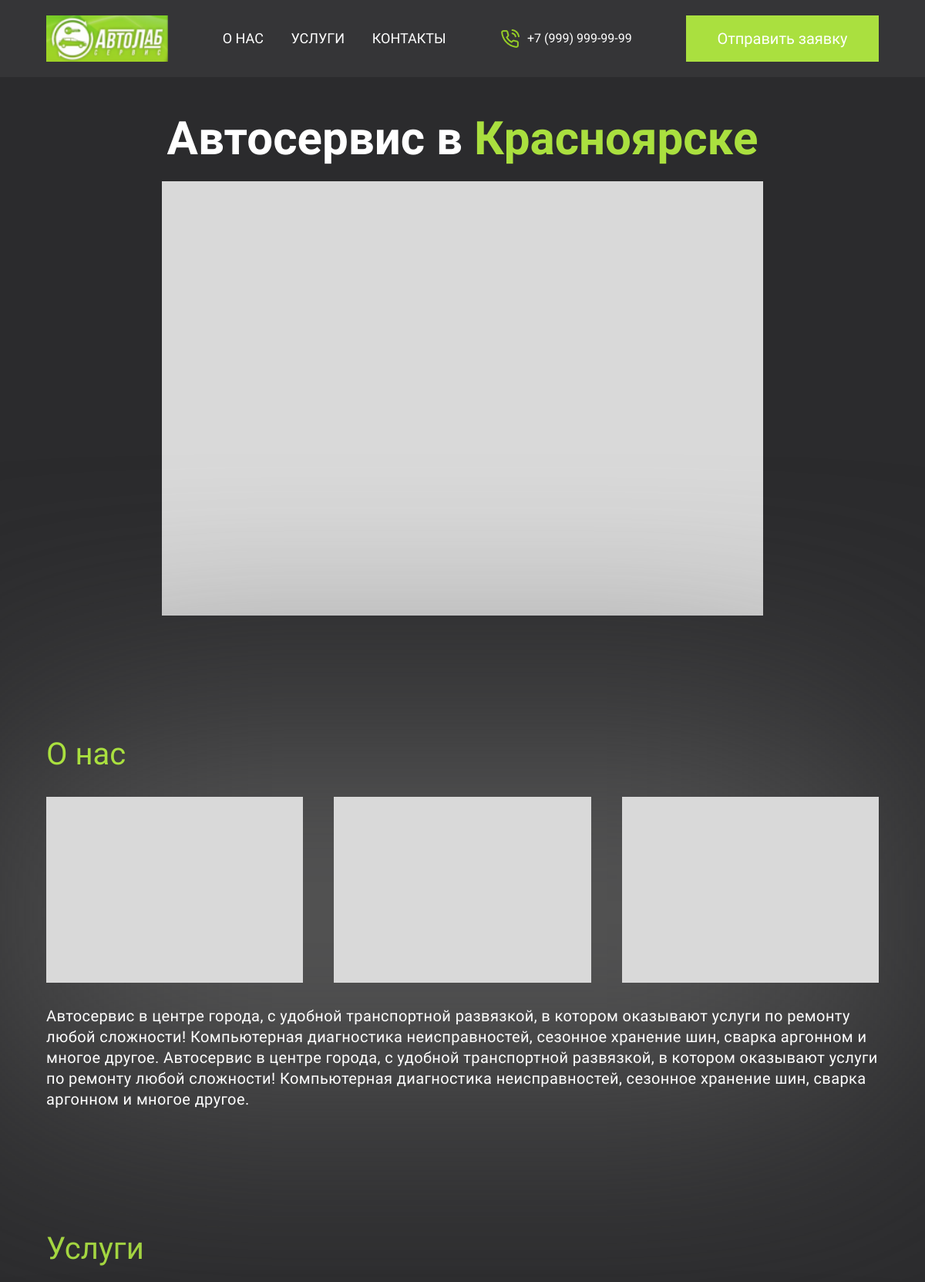
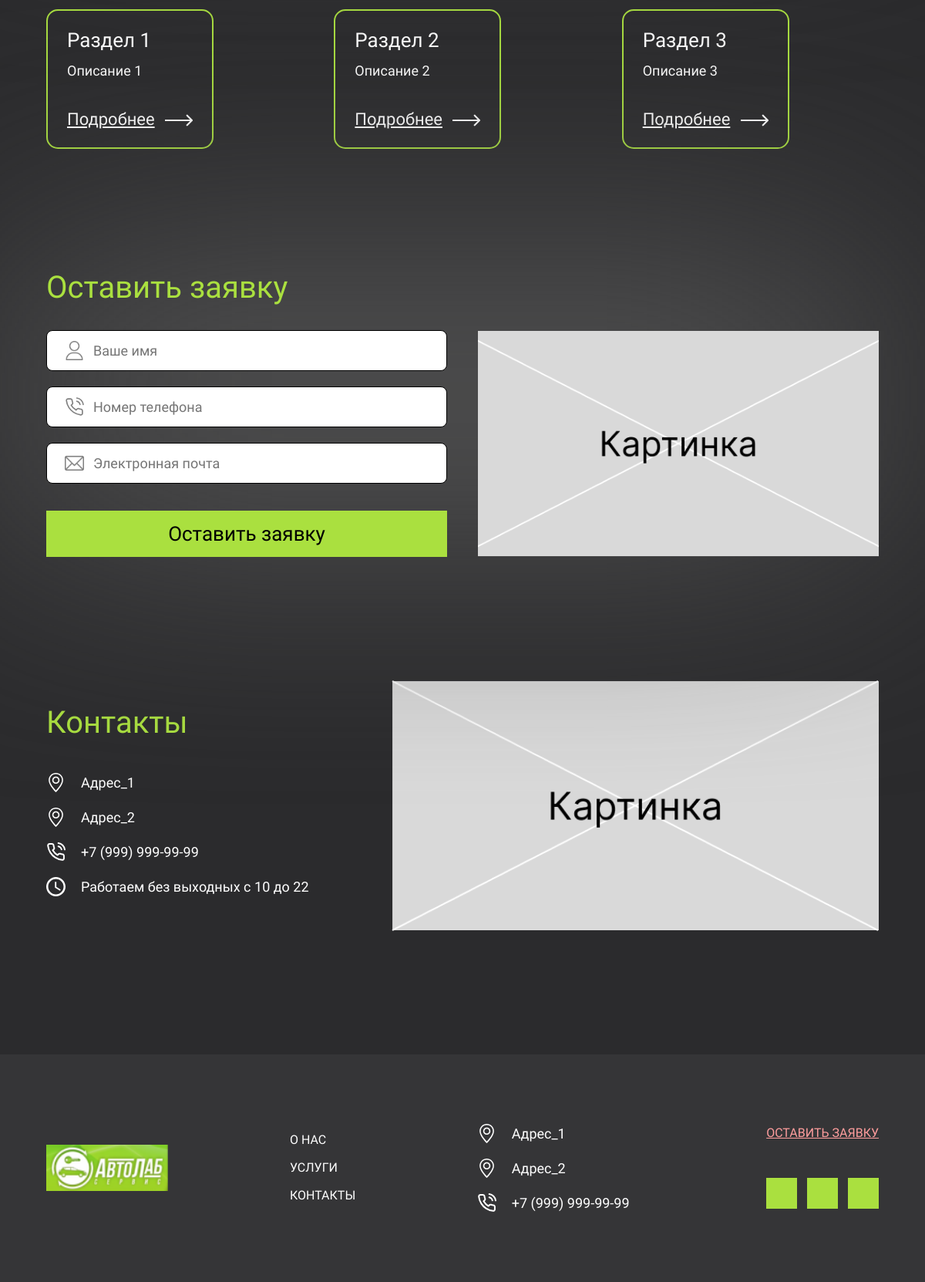
The page / on the database its author committed (2 pictures, top to bottom).
### main_app/models.py (models this page shows, shortened)
class Section(models.Model):
    title = models.CharField(
        max_length=64,
        verbose_name=_('Название'),
    )
    description = models.TextField(
        verbose_name=_('Описание'),
    )
    class Meta:
        verbose_name = _('Раздел')
        verbose_name_plural = _('Разделы')
    def get_absolute_url(self) -> str:
        return reverse('autoservice:section', args=(self.pk, ))

### main_app/views.py (the view)
# urls.py: path('', views.index, name='index'),
def index(request: HttpRequest) -> HTTPResponse:
    context = {
        'sections': Section.objects.all(),
    }
    if request.method == 'POST':
        form = ApplicationForm(request.POST)
        if form.is_valid():
            form.save()
        else:
            context['errors'] = form.errors
    return render(
        request=request,
        template_name='main_app/index.html',
        context=context,
    )

### main_app/templates/main_app/index.html (shortened to what this page needs)
{% load static %}
<!DOCTYPE html>
<html lang="ru">
<head>
    <link rel="stylesheet" href="{% static 'main_app/css/main.css' %}">
</head>
<body>
    <div class="wrapper">
        <div class="header">
            <div class="container">
                <div class="header__row">
                    <div class="header__logo">
                        <img src="{% static 'main_app/img/image_1.png' %}" alt="image">
                    </div>
                    <nav class="header__menu">
                        <ul class="menu">
                            <li><a href="#/">О нас</a></li>
                            <li><a href="#/">Услуги</a></li>
                            <li><a href="#/">Контакты</a></li>
                        </ul>
                    </nav>
                    <div class="header__phone">
                        <img src="{% static 'main_app/img/phone.png' %}" alt="">
                        <a href="">+7 (999) 999-99-99</a>
                    </div>
                    <div class="header__btn">
                        <a href="#" class="menu__btn">Отправить заявку</a>
                    </div>
                </div>
            </div>
        </div>
        <div class="content">
            <div class="main">
                <div class="container">
                    <div class="main__title">
                        Автосервис в <span>Красноярске</span>
                    </div>
                    <div class="main__carusel">
                        <img src="{% static 'main_app/img/image_2.png' %}" alt="">
                    </div>
                </div>
            </div>
            <div class="about">
                <div class="block__content">
                    <div class="container">
                        <div class="about__title title">
                            О нас
                        </div>
                        <div class="about__galery">
                            <div class="galery__row">
                                <div class="galery__item">
                                    <img src="{% static 'main_app/img/image_2.png' %}" alt="">
                                </div>
                                <div class="galery__item">
                                    <img src="{% static 'main_app/img/image_2.png' %}" alt="">
                                </div>
                                <div class="galery__item">
                                    <img src="{% static 'main_app/img/image_2.png' %}" alt="">
                                </div>
                            </div>
                        </div>
                        <div class="about__text">Автосервис в центре города, с удобной транспортной развязкой, в котором
                            оказывают услуги по ремонту любой сложности! Компьютерная диагностика неисправностей,
                            сезонное
                            хранение шин, сварка аргонном и многое другое. Автосервис в центре города, с удобной
                            транспортной развязкой, в котором
                            оказывают услуги по ремонту любой сложности! Компьютерная диагностика неисправностей,
                            сезонное
                            хранение шин, сварка аргонном и многое другое. </div>
                    </div>
                </div>
            </div>
            <div class="services">
                <div class="container">
                    <div class="services__title title">
                        Услуги
                    </div>
                    <div class="services__sections">
                        <div class="sections__row">
                            {% for section in sections %}
                            <div class="section__column">
                                <div class="section__item">
                                    <div class="section__label">
                                        {{ section.title }}
                                    </div>
                                    <div class="section__text">{{ section.description }}</div>
                                    <div class="section__btn">
                                        <a href="{{ section.get_absolute_url }}" class="section_btn">Подробнее</a>
                                        <a href="{{ section.get_absolute_url }}"><img src="{% static 'main_app/img/arrow.png' %}" class="section__arrow"
                                                alt="image"></a>
                                    </div>
                                </div>
                            </div>
                            {% endfor %}
                        </div>
                    </div>
                </div>
            </div>
            <div class="form">
                <div class="block__content">
                    <div class="container">
                        <div class="form__title title">Оставить заявку</div>
                        <div class="form__row">
                            <div class="form__fields">
                                <div class="field__icon">
                                    <img class="field__img" src="{% static 'main_app/img/name.svg' %}" alt="">
                                    <input type="text" class="field__input" placeholder="Ваше имя">
                                </div>
                                <div class="field__icon">
                                    <img class="field__img" src="{% static 'main_app/img/phone.svg' %}" alt="">
                                    <input type="phone" class="field__input" placeholder="Номер телефона">
                                </div>
                                <div class="field__icon">
                                    <img class="field__img" src="{% static 'main_app/img/email.svg' %}" alt="">
                                    <input type="email" class="field__input" placeholder="Электронная почта">
                                </div>
                                <div class="fields__place">
                                </div>
                                <a href="#" class="form__btn">Оставить заявку</a>
                            </div>
                            <div class="form__img">
                                <img src="{% static 'main_app/img/form.png' %}" alt="">
                            </div>
                        </div>
                    </div>
                </div>
            </div>
            <div class="contacts">
                <div class="container">
                    <div class="contacts__row">
                        <div class="contacts__info">
                            <div class="contacts__title title">
                                Контакты
                            </div>
                            <div class="contacts__item">
                                <img class="contacts__img" src="{% static 'main_app/img/addr.svg' %}" alt="">
                                <p class="contacts__label">Адрес_1</p>
                            </div>
                            <div class="contacts__item">
                                <img class="contacts__img" src="{% static 'main_app/img/addr.svg' %}" alt="">
                                <p class="contacts__label">Адрес_2</p>
                            </div>
                            <div class="contacts__item">
                                <img class="contacts__img" src="{% static 'main_app/img/phone_2.svg' %}" alt="">
                                <p class="contacts__label">+7 (999) 999-99-99</p>
                            </div>
                            <div class="contacts__item">
                                <img class="contacts__img" src="{% static 'main_app/img/time.svg' %}" alt="">
                                <p class="contacts__label">Работаем без выходных с 10 до 22</p>
                            </div>
                        </div>
                        <div class="contacts__map">
                            <img src="{% static 'main_app/img/form.png' %}" alt="">
                        </div>
                    </div>
                </div>
            </div>
            <div class="footer">
                <div class="container">
                    <div class="footer__row">
                        <div class="footer__logo">
                            <img src="{% static 'main_app/img/image_1.png' %}" alt="">
                        </div>
                        <div class="footer__menu">
                            <a class="footer__href" href="#">О нас</a>
                            <a class="footer__href" href="#">Услуги</a>
                            <a class="footer__href" href="#">Контакты</a>
                        </div>
                        <div class="footer__info">
                            <div class="footer__item">
                                <img class="footer__img" src="{% static 'main_app/img/addr.svg' %}" alt="">
                                <p class="footer__label">Адрес_1</p>
                            </div>
                            <div class="footer__item">
                                <img class="footer__img" src="{% static 'main_app/img/addr.svg' %}" alt="">
                                <p class="footer__label">Адрес_2</p>
                            </div>
                            <div class="footer__item">
                                <img class="footer__img" src="{% static 'main_app/img/phone_2.svg' %}" alt="">
                                <p class="footer__label">+7 (999) 999-99-99</p>
                            </div>
                        </div>
                        <div class="footer__btn">
                            <a href="#">Оставить заявку</a>
                            <div class="footer__icons">
                                <img src="{% static 'main_app/img/footer.png' %}" alt="">
                                <img src="{% static 'main_app/img/footer.png' %}" alt="">
                                <img src="{% static 'main_app/img/footer.png' %}" alt="">
                            </div>
                        </div>
                    </div>
                </div>
            </div>
        </div>
    </div>
</body>
</html>

### rows shown on the page
Section: title "Раздел 1", description "Описание 1"
Section: title "Раздел 2", description "Описание 2"
Section: title "Раздел 3", description "Описание 3"
